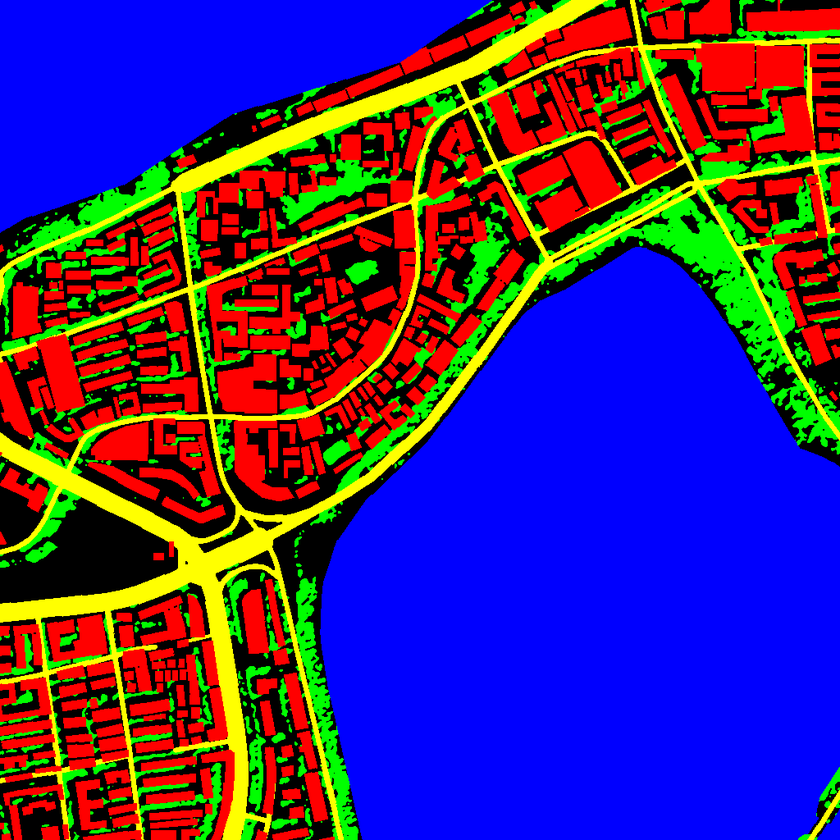
#> input picture data/FUSAR-Map/Labels_1024/JiuJiang_01_01_02_05_Label_012.tif, 840 x 840 px, shrunk from 1024 x 1024 before the run; its folder holds 4 pictures in this run
$ python test.py
#> lines starting #> are read from the running program, lines starting #| are printed output that depends on the picture
import numpy as np
import os
from PIL import Image
import matplotlib.pyplot as plt

# Load all labels
root = "data/FUSAR-Map/Labels_1024"
lbl_list = sorted(os.listdir(root))

counts = np.zeros(5)

for name in lbl_list:
    mask = np.array(Image.open(os.path.join(root, name)))
#> mask is the input picture: shape (840, 840, 3); mean R, G, B 68.2, 42.1, 107.8
    for c in range(5):
        counts[c] += np.sum(mask == c)
#> after the loop, counts = [1409496, 14793, 9875, 8536, 8570]

classes = ["Water","Road","Building","Vegetation","Others"]
#> classes = ['Water', 'Road', 'Building', 'Vegetation', 'Others']

plt.bar(classes, counts)
plt.xticks(rotation=30)
plt.ylabel("Pixel Count")
plt.title("Class Pixel Distribution (Imbalance Visualization)")
plt.show()
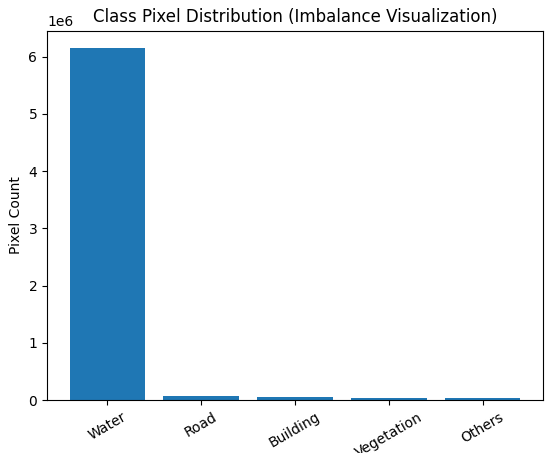
#> figure drawn by matplotlib, 1 panel; tallest bar 6149478 high, from x = -0.4 to 0.4
